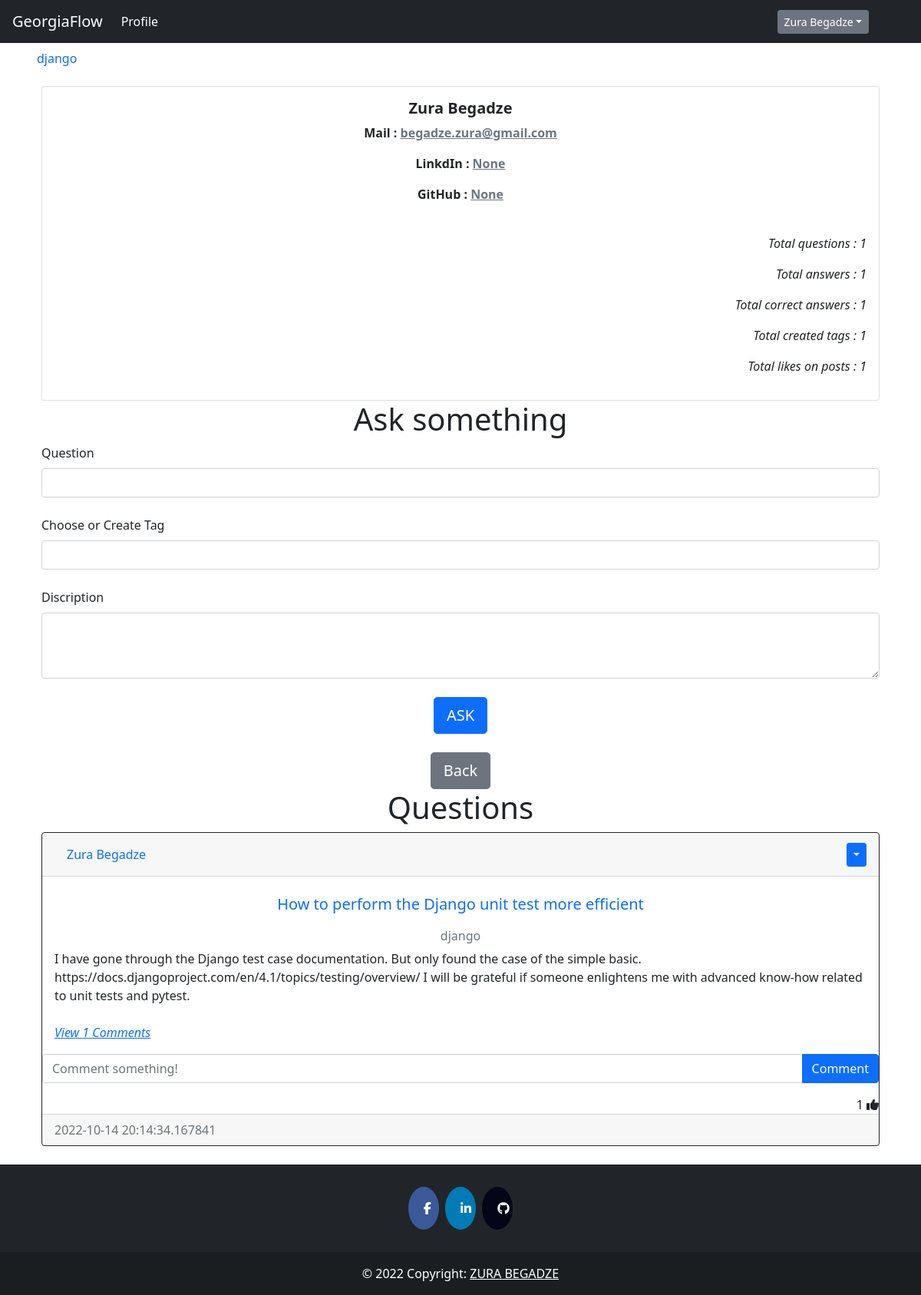
/user/1 (signed in), run on the app's committed database.
### auth/models.py (models this page shows, shortened)
class User(db.Model, UserMixin):
    __tablename__ = 'user'
    id = db.Column(db.Integer, primary_key=True)
    fullname = db.Column(db.String(200), nullable = False, index=True)
    email = db.Column(db.String(100), nullable = False, unique = True, index=True)
    linkedin = db.Column(db.String(50),  nullable = False)
    github = db.Column(db.String(45),  nullable = False)
    date_created = db.Column(db.DateTime, default = datetime.utcnow())
    password_hash = db.Column(db.String(128))
    posts = db.relationship('Post', backref='user', passive_deletes=True)
    tags = db.relationship('Tag', backref='user', passive_deletes=True)
    comments = db.relationship('Comment', backref='user', passive_deletes=True)
    likes = db.relationship('Like', backref='user', passive_deletes=True)
    correct = db.relationship('Correct', backref='correct_user', passive_deletes=True)

### question/models.py (models this page shows, shortened)
class Tag(db.Model):
    __tablename__='tag'
    id =db.Column(db.Integer, primary_key=True)
    name = db.Column(db.String(15), nullable = False, unique=True, index=True)
    date_created = db.Column(db.DateTime, default = datetime.utcnow())
    author = db.Column(db.Integer, db.ForeignKey('user.id', ondelete="CASCADE"), nullable=False)

class Post(db.Model):
    __tablename__='post'
    id = db.Column(db.Integer, primary_key=True)
    heading = db.Column(db.String(50), nullable = False, index=True, unique=True)
    text = db.Column(db.Text, nullable=False)
    date_created = db.Column(db.DateTime, default = datetime.utcnow())
    tags = db.Column(db.String, db.ForeignKey('tag.name', ondelete="CASCADE"), unique=False, nullable=False)
    author = db.Column(db.Integer, db.ForeignKey('user.id', ondelete="CASCADE"), nullable=False)
    comments = db.relationship('Comment', backref='post', passive_deletes=True)
    likes = db.relationship('Like', backref='post', passive_deletes=True)
    corrects = db.relationship('Correct', backref='post', passive_deletes=True)

### auth/views.py (the view, shortened to what this page needs)
@auth.route('/user/<user_id>', methods=['GET', 'POST'])
def get_user(user_id):
    user = User.query.filter_by(id = user_id).first()
    tags = Tag.query.order_by(Tag.name).all()
    form = questionForm()
    total_likes = 0
    if user.posts:
        for post in user.posts:
            for _ in post.likes:
                total_likes+=1
    correct_answers = 0
    if user.comments:
        for comment in user.comments:
            if comment.corrects:
                correct_answers+=1
    return render_template("profile.html", user = user, form=form, tags=tags, total_likes = total_likes, correct_answers=correct_answers)

### question/forms.py
class questionForm(FlaskForm):
    heading = StringField('heading', [Length(min=2, max=50), DataRequired(message='Question ')])
    text = TextAreaField('Question', [Length(min=2, max=1000), DataRequired(message='description')])
    ask = SubmitField("ASK")

### templates/profile.html (shortened to what this page needs)
{% extends 'base.html' %}
{% block content %}
    <div class="card text-center">
        <div class="card-body">
            <h5 class="card-title fw-bolder">{{user.fullname}}</h5>
            <p class="card-text fw-semibold">Mail : <a class="link-secondary" target="_blank" href="mailto:{{user.email}}">{{user.email}}</a></p>
            <p type="url" class="card-text fw-semibold" >LinkdIn : <a target="_blank" href="{{user.linkedin}}" class="link-secondary">{{user.linkedin}}</a></p>
            <p type="url" class="card-text fw-semibold">GitHub : <a target="_blank" href="{{user.github}}" class="link-secondary">{{user.github}}</a></p>
            <br />
            <p type="text" class="fw-normal text-right fst-italic">Total questions : {{user.posts|length}} </p>
            <p type="text" class="fw-normal text-right fst-italic">Total answers : {{user.comments|length}} </p>
            <p type="text" class="fw-normal text-right fst-italic">Total correct answers : {{correct_answers}} </p>
            <p type="text" class="fw-normal text-right fst-italic">Total created tags : {{user.tags|length}} </p>
            <p type="text" class="fw-normal text-right fst-italic">Total likes on posts : {{total_likes}} </p>
        </div>
    </div>
    <div id="posts">
        {% if current_user.id  == user.id %}
        <h1 align="center">Ask something</h1>
        <form method="POST">
            <label for="header">Question </label>
            {{form.heading(id="heading", class="form-control")}}
            <br />
            <div >
                <label for="states">Choose or Create Tag</label>
                <input class="form-control" type="text"name='tag_name' id="tag_name" name="states" list="states-list">
            </div>
            <br />
            <label for="discription">Discription</label>
            {{form.text(id="text", class="form-control", id="exampleFormControlTextarea1", rows="3")}}
            <br />
            <div align="center">
                {{form.ask(class="btn btn-lg btn-primary")}}
            </div>
        </form>
        <br />
        <div align="center">
            <a href="{{ url_for('api.index') }}"><button type="button" class="btn btn-lg btn-secondary">Back</button></a>
        </div>
        {%endif%}
    </div>
    {%if user.posts%}
    <h1 align="center">{% block header %}Questions{% endblock %}</h1>
    {%else%}
    <h1 align="center">No Questions to show</h1>
    {%endif%}
    <div id="posts">
    {% for post in user.posts|reverse %}
    <div class="card border-dark">
        <div class="card-header d-flex justify-content-between align-items-center">
            <a class="nav-item nav-link active" href="{{ url_for('auth.get_user', user_id=post.user.id) }}">{{post.user.fullname}}</a>
            <br />
            {% if current_user.id == post.author %}
            <div class="btn-group">
                <button type="button" class="btn btn-sm btn-primary dropdown-toggle" data-bs-toggle="dropdown"></button>
            </div>
            {% endif %}
        </div>
        <div class="card-body">
            <a class="card-title nav-item nav-link text-center" href="{{ url_for('post.post_detail', post_id=post.id) }}"><h5 >{{post.heading}}</h5></a>
            <h6 class="card-subtitle mb-2 text-muted text-center">{{post.tags}}</h6>
            <div class="card-text ">{{post.text}}</div>
            <br />
            <p class="card-text">
                {% if post.comments|length > 0 %}
                <a data-bs-toggle="collapse" href="#comments-{{post.id}}" role="button">
                <cite title="Source" >View {{post.comments|length}} Comments</cite>
                </a>
                {% else %}
                <small class="text-muted">No Comments</small>
                {% endif %}
            </p>
        </div>
        <form class="input-group mb-3" method="POST" action="/create-comment/{{post.id}}" >
            <input type="text" id="text"  name="text" class="form-control" placeholder="Comment something!" />
            <button type="submit" class="btn btn-primary">Comment</button>
        </form>
        <div class="text-right">
            <span id="likes-count-{{post.id}}">{{ post.likes|length }}</span>
            {% if current_user.id in post.likes|map(attribute="author")|list %}
            <i class="fas fa-thumbs-up" id="like-button-{{post.id}}" onclick="like('{{post.id}}')"></i>
            {% else %}
            <i class="far fa-thumbs-up" id="like-button-{{post.id}}" onclick="like('{{post.id}}')"></i>
            {% endif %}
        </div>
        <div class="card-footer text-muted">{{post.date_created}}</div>
    </div>
    <br/ > {% endfor %}
    </div>
{% endblock %}

### templates/base.html (shortened to what this page needs)
<!DOCTYPE html>
<html lang="en">
    <head>
        <link rel="stylesheet" href="{{ url_for('static', filename='css/index.css')}}"></link>
        <link rel="stylesheet" href="https://cdnjs.cloudflare.com/ajax/libs/font-awesome/4.7.0/css/font-awesome.min.css"/>
        <link rel="stylesheet" href="https://cdn.jsdelivr.net/npm/bootstrap@5.2.0/dist/css/bootstrap.min.css"/>
        <link rel="stylesheet" href="https://cdn.jsdelivr.net/npm/bootstrap@4.6.2/dist/css/bootstrap.min.css"/>
        <link rel="stylesheet" href="https://cdn.jsdelivr.net/npm/bootstrap@4.1.3/dist/css/bootstrap.min.css"/>
        <link rel="stylesheet" href="https://cdn.jsdelivr.net/npm/bootstrap@5.0.2/dist/css/bootstrap.min.css"/>
    </head>
    <body>
        <nav class="navbar navbar-expand-lg   navbar-dark bg-dark">
            <a class="navbar-brand" href="{{ url_for('api.index') }}">GeorgiaFlow</a>
            <div class="collapse navbar-collapse" id="navbarTogglerDemo03">
                <ul class="navbar-nav mr-auto mt-2 mt-lg-0">
                    <li class="nav-item active">
                    <a class="nav-link" href="{{ url_for('auth.get_user', user_id=current_user.id) }}">Profile <span class="sr-only">(current)</span></a>
                    </li>
                </ul>
                {%if current_user.is_authenticated %}
                    <div class="btn-group" style="margin-right:5%">
                        <button type="button" class="btn btn-sm btn-secondary dropdown-toggle" data-bs-toggle="dropdown">{{current_user.fullname}}</button>
                            </div>
                    </div>
                {%else%}
                    <a class="nav-link" href="{{ url_for('auth.login') }}"><button type="button" class="btn btn-primary">Log In</button></a>
                    <a class="nav-link" href="{{ url_for('auth.signup') }}"><button type="button" class="btn btn-light">Sign Up</button></a>
                {%endif%}
        </nav>
        <nav class="navtag ">
            <ul class="navtagul">
                {%for tag in tags%}
                    <li><a class="navtaga nav-link" href="{{ url_for('post.tag_posts', tag_name=tag.name) }}">{{tag.name}}</a></li>
                {%endfor%}
            </ul>
        </nav>
        <div class="container">{% block content %}{% endblock %}</div>
        {%block footer%}
        <footer class="bg-dark text-center text-white">
            <div class="container p-4 pb-0">
                <section class="mb-4">
                    <a href="https://www.facebook.com/zura.begadze.35/" class="fa fa-facebook"></a>
                    <a href="https://www.linkedin.com/in/zura-begadze/" class="fa fa-linkedin"></a>
                    <a href="https://github.com/papitokarlo" class="fa fa-github"></a>
            </section>
            </div>
            <div class="text-center p-3" style="background-color: rgba(0, 0, 0, 0.2);">
                © 2022 Copyright:
                <a class="text-white" href="">ZURA BEGADZE</a>
            </div>
        </footer>
        {%endblock%}
    </body>
</html>

### static/css/index.css (style rules this page uses)
.navtag { position: relative; overflow: hidden; scroll-behavior: smooth; }
.navtagul { display: flex; overflow: auto; list-style: none; text-align: center; white-space: nowrap; background-color: rgba(rgb(124, 116, 116), green, blue, alpha); }
.navtaga { display: block; padding: .5rem .75rem; overflow: hidden; background-color: rgba(rgb(119, 136, 127), green, blue, alpha); }
.fa { padding: 20px; font-size: 30px; width: 30px; text-align: center; text-decoration: none; margin: 5px 2px; border-radius: 50%; }
.fa-facebook { background: #3B5998; color: white; }
.fa-linkedin { background: #007bb5; color: white; }
.fa-github { background: #030617; color: white; }

### data on the page
User: fullname "Zura Begadze", email "begadze.zura@gmail.com", linkedin "None", github "None"
Tag: name "django"
Post: user.fullname "Zura Begadze", heading "How to perform the Django unit test more efficient", tags "django", text "I have gone through the Django test case documentation. But only found the case of the simple basic. https://docs.djangoproject.com/en/4.1/topics/testing/overview/ I will be grateful if someone enlightens me with advanced know-how related to unit tests and pytest.", comments|length "1", likes|length "1", date_created "2022-10-14 20:14:34.167841"

### other printed values
{{ user.posts|length }} "1"
{{ user.comments|length }} "1"
{{ correct_answers }} "1"
{{ user.tags|length }} "1"
{{ total_likes }} "1"
